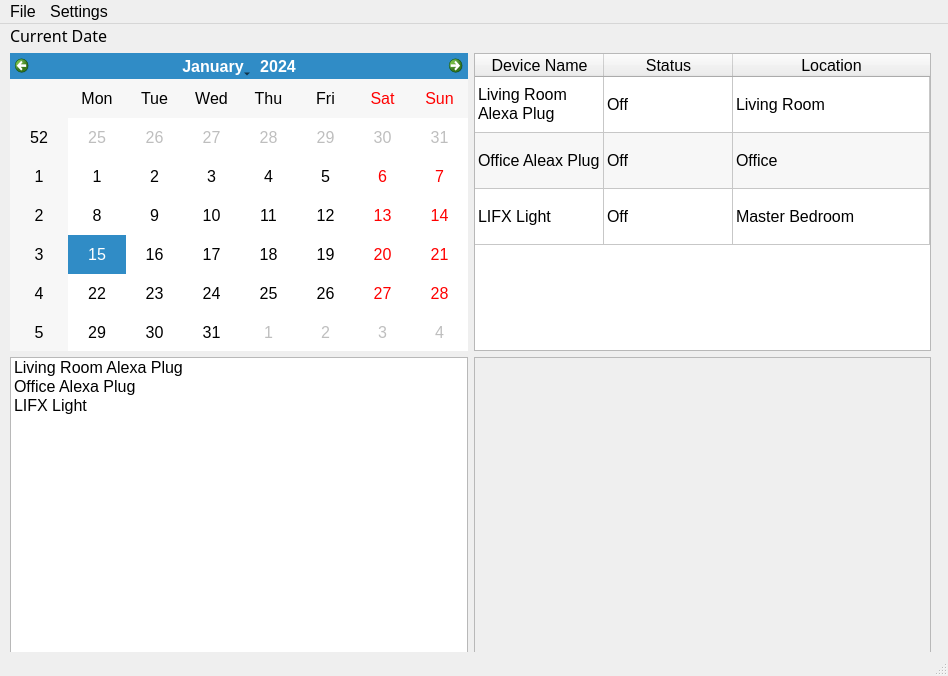
<?xml version="1.0" encoding="UTF-8"?>
<ui version="4.0">
 <class>MainWindow</class>
 <widget class="QMainWindow" name="MainWindow">
  <property name="geometry">
   <rect>
    <x>0</x>
    <y>0</y>
    <width>948</width>
    <height>676</height>
   </rect>
  </property>
  <property name="font">
   <font>
    <pointsize>12</pointsize>
   </font>
  </property>
  <property name="windowTitle">
   <string>Alexa Application</string>
  </property>
  <widget class="QWidget" name="centralwidget">
   <property name="minimumSize">
    <size>
     <width>800</width>
     <height>559</height>
    </size>
   </property>
   <widget class="QWidget" name="gridLayoutWidget">
    <property name="geometry">
     <rect>
      <x>10</x>
      <y>0</y>
      <width>921</width>
      <height>631</height>
     </rect>
    </property>
    <layout class="QGridLayout" name="gridLayout">
     <item row="0" column="0">
      <widget class="QLabel" name="label">
       <property name="font">
        <font>
         <family>Arial Black</family>
         <pointsize>12</pointsize>
        </font>
       </property>
       <property name="text">
        <string>Current Date</string>
       </property>
      </widget>
     </item>
     <item row="3" column="0" colspan="2">
      <layout class="QHBoxLayout" name="horizontalLayout">
       <item>
        <widget class="QListWidget" name="listWidget">
         <item>
          <property name="text">
           <string>Living Room Alexa Plug</string>
          </property>
         </item>
         <item>
          <property name="text">
           <string>Office Alexa Plug</string>
          </property>
         </item>
         <item>
          <property name="text">
           <string>LIFX Light</string>
          </property>
         </item>
        </widget>
       </item>
       <item>
        <widget class="QScrollArea" name="scrollArea">
         <property name="widgetResizable">
          <bool>true</bool>
         </property>
         <widget class="QWidget" name="scrollAreaWidgetContents_5">
          <property name="geometry">
           <rect>
            <x>0</x>
            <y>0</y>
            <width>453</width>
            <height>293</height>
           </rect>
          </property>
         </widget>
        </widget>
       </item>
      </layout>
     </item>
     <item row="2" column="0">
      <widget class="QCalendarWidget" name="calendarWidget"/>
     </item>
     <item row="2" column="1">
      <widget class="QTableWidget" name="tableWidget">
       <property name="alternatingRowColors">
        <bool>true</bool>
       </property>
       <property name="textElideMode">
        <enum>Qt::ElideLeft</enum>
       </property>
       <property name="showGrid">
        <bool>true</bool>
       </property>
       <property name="gridStyle">
        <enum>Qt::SolidLine</enum>
       </property>
       <property name="sortingEnabled">
        <bool>true</bool>
       </property>
       <property name="cornerButtonEnabled">
        <bool>true</bool>
       </property>
       <property name="rowCount">
        <number>3</number>
       </property>
       <property name="columnCount">
        <number>3</number>
       </property>
       <attribute name="horizontalHeaderVisible">
        <bool>true</bool>
       </attribute>
       <attribute name="horizontalHeaderCascadingSectionResizes">
        <bool>true</bool>
       </attribute>
       <attribute name="horizontalHeaderDefaultSectionSize">
        <number>129</number>
       </attribute>
       <attribute name="horizontalHeaderMinimumSectionSize">
        <number>50</number>
       </attribute>
       <attribute name="horizontalHeaderShowSortIndicator" stdset="0">
        <bool>true</bool>
       </attribute>
       <attribute name="horizontalHeaderStretchLastSection">
        <bool>true</bool>
       </attribute>
       <attribute name="verticalHeaderVisible">
        <bool>false</bool>
       </attribute>
       <attribute name="verticalHeaderCascadingSectionResizes">
        <bool>false</bool>
       </attribute>
       <attribute name="verticalHeaderDefaultSectionSize">
        <number>56</number>
       </attribute>
       <attribute name="verticalHeaderHighlightSections">
        <bool>true</bool>
       </attribute>
       <row/>
       <row/>
       <row/>
       <column>
        <property name="text">
         <string>Device Name</string>
        </property>
       </column>
       <column>
        <property name="text">
         <string>Status</string>
        </property>
       </column>
       <column>
        <property name="text">
         <string>Location</string>
        </property>
       </column>
       <item row="0" column="0">
        <property name="text">
         <string>Living Room Alexa Plug</string>
        </property>
       </item>
       <item row="0" column="1">
        <property name="text">
         <string>Off</string>
        </property>
       </item>
       <item row="0" column="2">
        <property name="text">
         <string>Living Room</string>
        </property>
       </item>
       <item row="1" column="0">
        <property name="text">
         <string>Office Aleax Plug</string>
        </property>
       </item>
       <item row="1" column="1">
        <property name="text">
         <string>Off</string>
        </property>
       </item>
       <item row="1" column="2">
        <property name="text">
         <string>Office</string>
        </property>
       </item>
       <item row="2" column="0">
        <property name="text">
         <string>LIFX Light</string>
        </property>
       </item>
       <item row="2" column="1">
        <property name="text">
         <string>Off</string>
        </property>
       </item>
       <item row="2" column="2">
        <property name="text">
         <string>Master Bedroom</string>
        </property>
       </item>
      </widget>
     </item>
    </layout>
   </widget>
  </widget>
  <widget class="QMenuBar" name="menubar">
   <property name="geometry">
    <rect>
     <x>0</x>
     <y>0</y>
     <width>948</width>
     <height>21</height>
    </rect>
   </property>
   <widget class="QMenu" name="menuFile">
    <property name="title">
     <string>File</string>
    </property>
    <addaction name="actionExit"/>
   </widget>
   <widget class="QMenu" name="menuSettings">
    <property name="title">
     <string>Settings</string>
    </property>
    <addaction name="actionAudio_Settings"/>
    <addaction name="actionVoice_Settings"/>
   </widget>
   <addaction name="menuFile"/>
   <addaction name="menuSettings"/>
  </widget>
  <widget class="QStatusBar" name="statusbar"/>
  <action name="actionExit">
   <property name="text">
    <string>Exit</string>
   </property>
  </action>
  <action name="actionAudio_Settings">
   <property name="text">
    <string>Audio Settings</string>
   </property>
  </action>
  <action name="actionVoice_Settings">
   <property name="text">
    <string>Voice Settings</string>
   </property>
  </action>
 </widget>
 <resources/>
 <connections/>
</ui>
